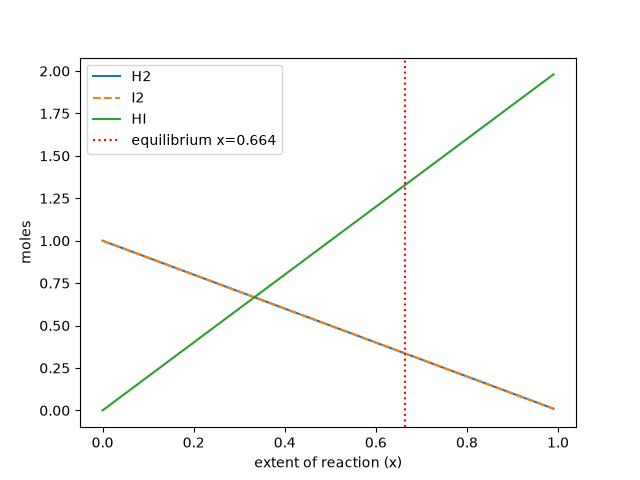

Here is the Python script that generated this plot:
"""
PW2 Lab B Part 4 -- chemical equilibrium via the equilibrium constant K.

Reaction  H2 + I2 <=> 2 HI, starting from 1 mol H2 and 1 mol I2.
As the reaction proceeds by an extent x:  H2 = 1-x,  I2 = 1-x,  HI = 2x.
At equilibrium the composition satisfies the equilibrium constant
        K = [HI]^2 / ([H2][I2]) = (2x)^2 / ((1-x)(1-x)).
Given K, find the extent x. Solve it TWO ways and compare.
Run:  python equilibrium.py
"""
import numpy as np
import matplotlib.pyplot as plt
from scipy.optimize import newton, minimize

K = 15.6
a = b = 1.0

def k_imbalance(x):
    return (2*x)**2 / ((1-x)*(1-x)) - K
    
    
# TODO 1:
x_newton = newton(k_imbalance, x0=0.5)
print("newton x:", x_newton)


# TODO 2:
res = minimize(lambda x: k_imbalance(x[0])**2, x0=[0.5], method="SLSQP", bounds=[(0, 0.999)])
x_slsqp = res.x[0]
print("SLSQP x:", x_slsqp)


# TODO 3:
x_eq = x_newton
n_H2 = 1 - x_eq
n_I2 = 1 - x_eq
n_HI = 2 * x_eq
print(f"H2={n_H2:.3f}, I2={n_I2:.3f}, HI={n_HI:.3f}")


# TODO 4: 
x_range = np.linspace(0, 0.99, 200)
plt.plot(x_range, 1 - x_range, label="H2")
plt.plot(x_range, 1 - x_range, label="I2", linestyle="--")
plt.plot(x_range, 2 * x_range, label="HI")
plt.axvline(x_eq, color="red", linestyle=":", label=f"equilibrium x={x_eq:.3f}")
plt.xlabel("extent of reaction (x)")
plt.ylabel("moles")
plt.legend()
plt.savefig("equilibrium.png")
